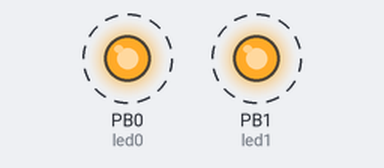
A sketch run on a simulated ATtiny85, built with avr-gcc and run on an emulated ATtiny85. Parts: output pins drawn as LEDs (lit = HIGH). Dashed ring = blinking.

Above: at 0.5 s.
Timing chart, 0 to 4.6 s (numbered marks = the images above):
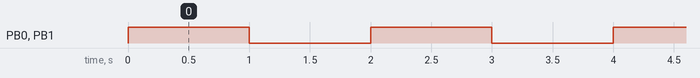

Measured:
- by itself, PB0 (led0), PB1 (led1): alternates HIGH for 1.0 s and LOW for 1.0 s

The sketch:

piscar.ino
```cpp
const int led0 = 0;
const int led1 = 1;

void setup() {
  pinMode(led0, OUTPUT);
  pinMode(led1, OUTPUT);
}

void loop() {
  digitalWrite(led0, HIGH);
  digitalWrite(led1, HIGH);
  delay(1000);
  digitalWrite(led0, LOW);
  digitalWrite(led1, LOW);
  delay(1000);
}
```
